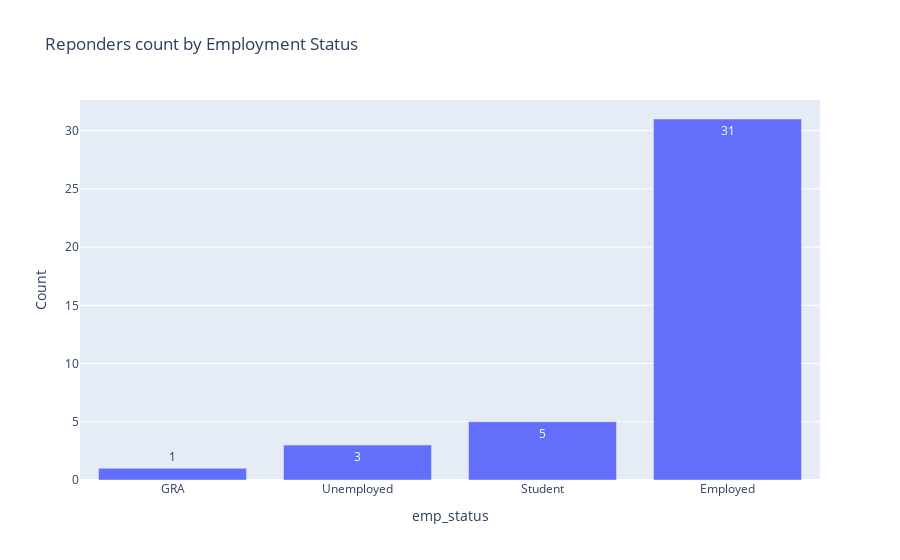

Notebook source saved alongside this figure:
### Code cell
px.bar(data.groupby(['emp_status']).size().reset_index(name="count").sort_values(by=['count']), 'emp_status', 'count', text_auto=True, labels={'education':'Employment Status', "count": "Count"}, title="Reponders count by Employment Status")

### Figure 1 — Plotly figure (JSON) as saved in the notebook; plotly's stock layout.template omitted (floating-point values rounded to 4 significant figures)
{"data": [{"alignmentgroup": "True", "hovertemplate": "emp_status=%{x}<br>Count=%{y}<extra></extra>", "legendgroup": "", "marker": {"color": "#636efa", "pattern": {"shape": ""}}, "name": "", "offsetgroup": "", "orientation": "v", "showlegend": false, "textposition": "auto", "texttemplate": "%{y}", "type": "bar", "x": ["GRA", "Unemployed", "Student", "Employed"], "xaxis": "x", "y": [1, 3, 5, 31], "yaxis": "y"}], "layout": {"barmode": "relative", "legend": {"tracegroupgap": 0}, "title": {"text": "Reponders count by Employment Status"}, "xaxis": {"anchor": "y", "domain": [0, 1], "title": {"text": "emp_status"}}, "yaxis": {"anchor": "x", "domain": [0, 1], "title": {"text": "Count"}}}}
